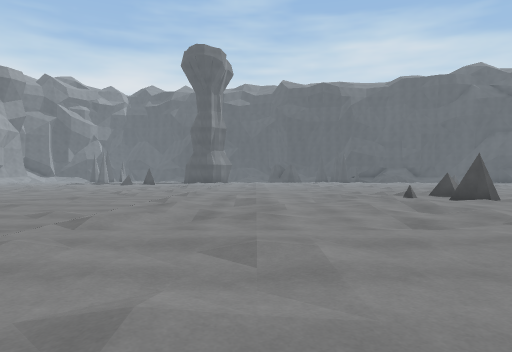
View 1 (above)

19 first-person views from a walk through a scene from a Unity 3-D project. The camera is 1.2 m above the floor, looks level and sees 70° across. The floor is counted in squares, 2 m on a side. Each view is taken from the middle of a square. On the plan, view 1 faces up. The plan holds only what a view shows up to about 10 squares ahead; the rest is blank. The place goes on beyond the plan. Some animated figures are left out.

View 2
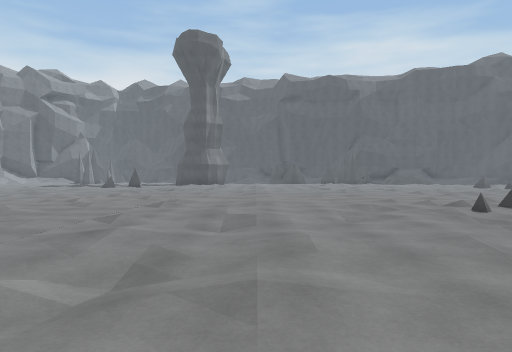

View 3
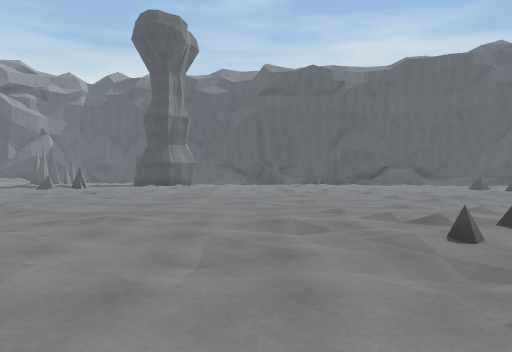

View 4
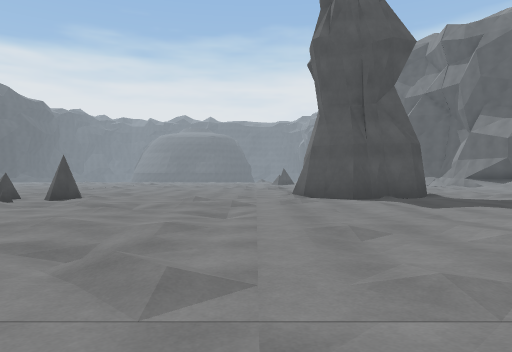

View 5
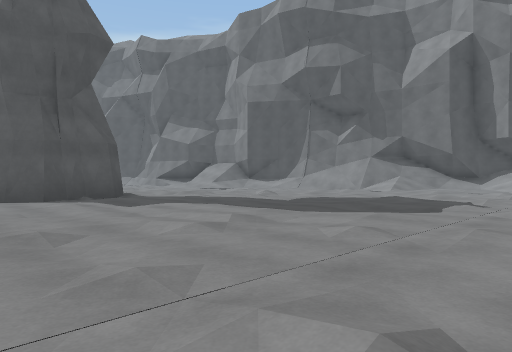

View 6
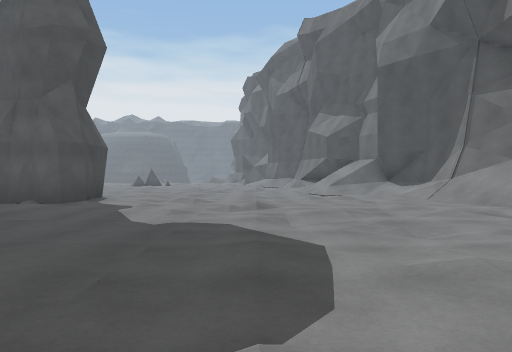

View 7
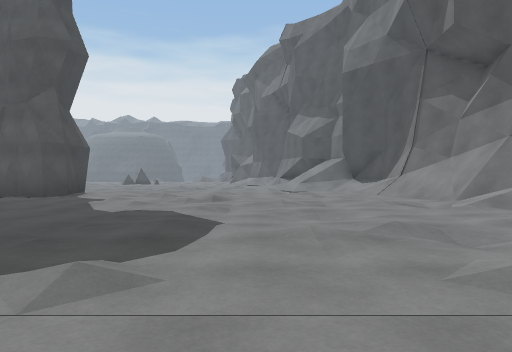

View 8
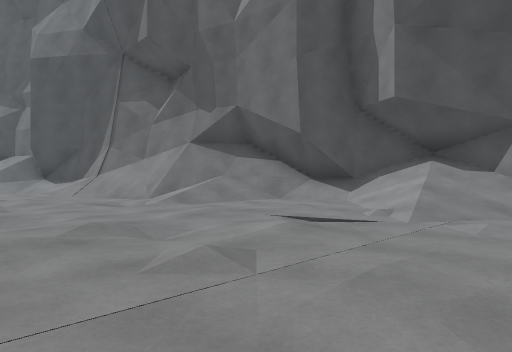

View 9
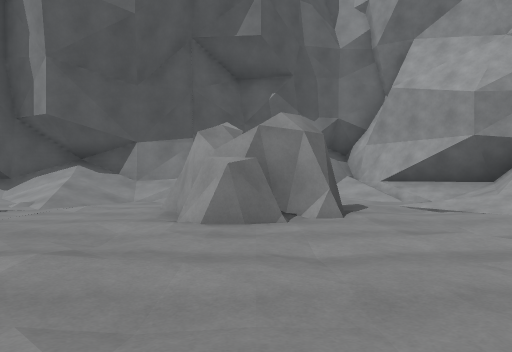

View 10
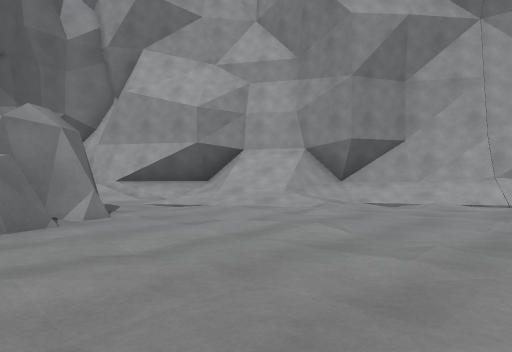

View 11
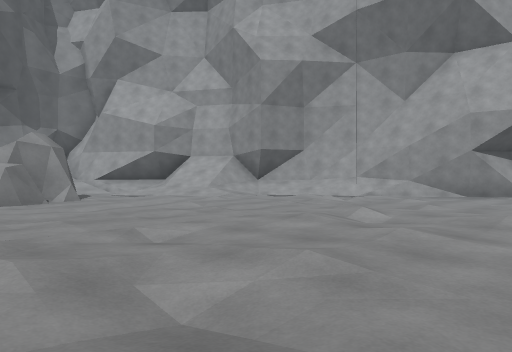

View 12
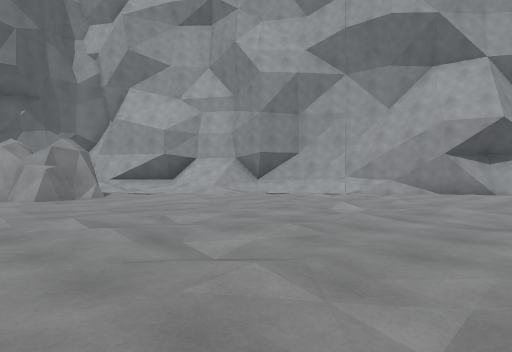

View 13
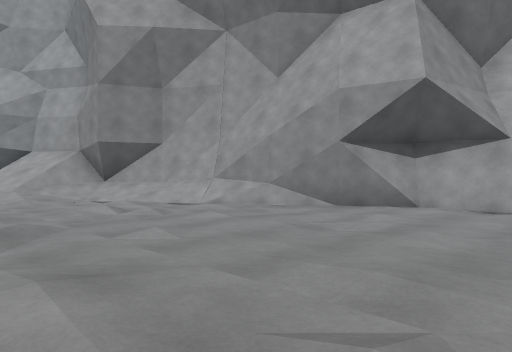

View 14
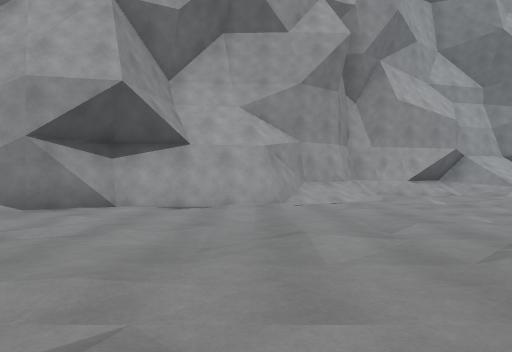

View 15
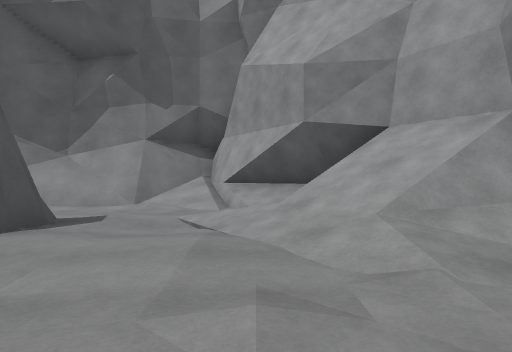

View 16
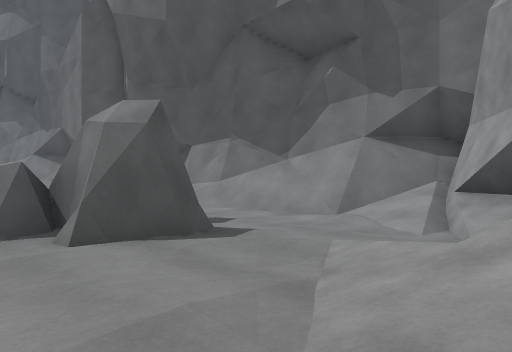

View 17
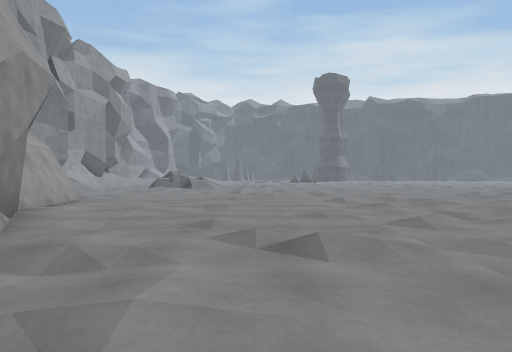

View 18
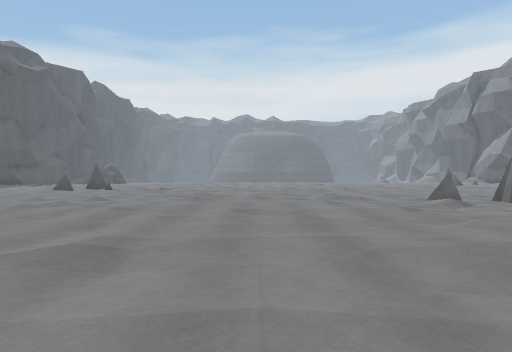

View 19
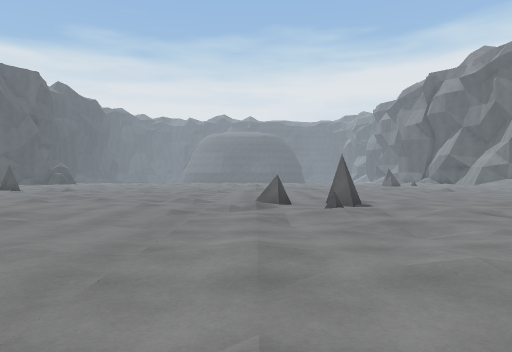

### Floor plan
Key: @ floor where view 1 was taken; # wall or solid block; . main floor; : floor 0.25 m higher than the main floor; / step, stairs or slope; O other object.
Columns run from 19 left of view 1 to 7 right of it. Each row starts with its distance up from view 1.
 19                      ...//.
 18                     .......
 17                   .........
 16                //../.../..
 15                ......./..//
 14                 .....//.../
 13              /...//:.....//
 12              /.............
 11              ...//.:.../O/
 10              ........./....
  9              .......//./OO.
  8              ../..//././/.
  7 .//           /..//..//...
  6 ../.           .../..//...
  5 ./////         ../////.../
  4 //.../.        ....../....
  3 #/./..../      ///./....//
  2 ##/........ .. ..........#
  1  ##.........//...........#
  0   #/.../..//././/..@.../.##
 -1   #/../..//..//......./..//
 -2   ##.//.../..//......//.../
 -3    #...../////...//:...../
 -4    ##......../.............
 -5     #/////./....//.:...///.
 -6     #//.............../....
 -7     #//.............//.....
 -8     ##///../.../..//././/.
 -9      ##///../##..//..//...
-10       #///..###.../..//////
-11       #////:###..///.//####
-12       ###//.....///:///###
-13         ##//////////####
-14          #/##/#######
-15          ######

Positions as (right, up) in squares from view 1, and headings:
1: (0, 0), facing up
2: (0, 3), facing up
3: (2, 6), facing up
4: (-4, 4), facing right
5: (-4, 4), facing down-right
6: (-3, -5), facing right
7: (-4, -6), facing right
8: (-4, -6), facing down-right
9: (-6, -4), facing down
10: (-5, -4), facing down-left
11: (-4, 0), facing down-left
12: (-3, 1), facing down-left
13: (-9, 1), facing down-left
14: (-9, 1), facing left
15: (-10, -6), facing down
16: (-11, -8), facing down-right
17: (-12, -8), facing up
18: (-3, 15), facing right
19: (-3, 11), facing right
